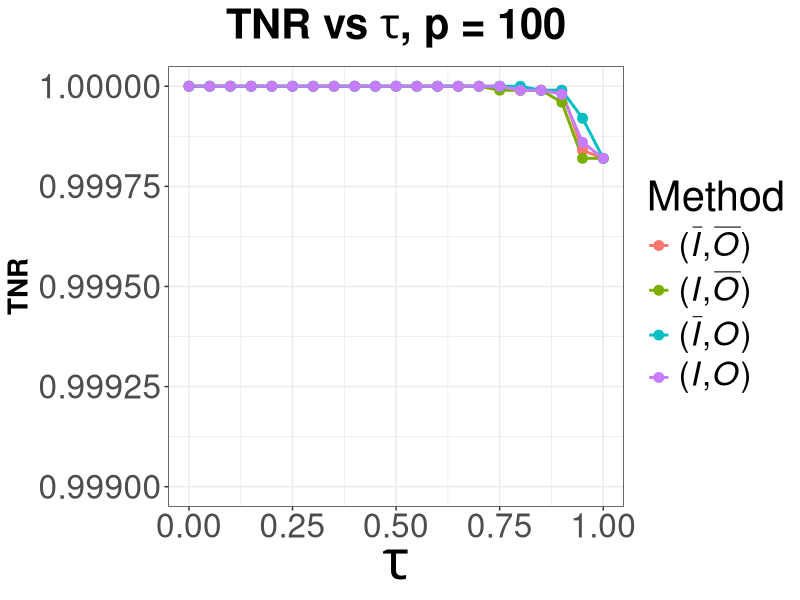
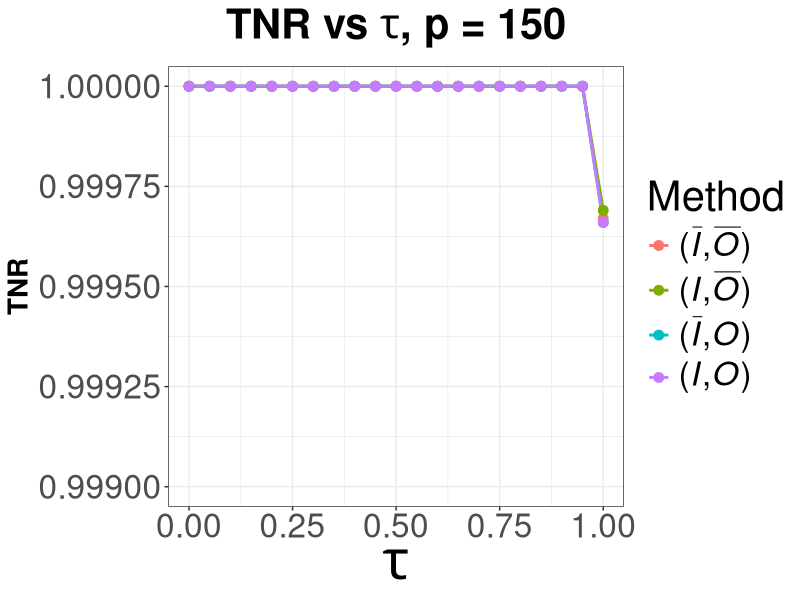
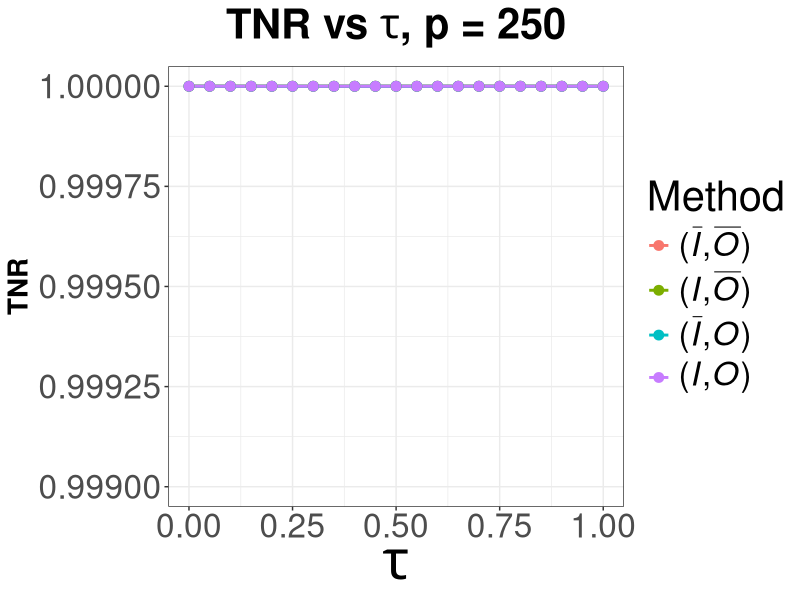

Write R code to recreate these figures, in order.
# SPDX-FileCopyrightText: 2006-2025 Knut Reinert & Freie Universität Berlin
# SPDX-FileCopyrightText: 2016-2025 Knut Reinert & MPI für molekulare Genetik
# SPDX-License-Identifier: BSD-3-Clause

library(ggplot2)
library(reshape2)

tau <- c(0.0, 0.05, 0.1, 0.15, 0.2, 0.25, 0.3, 0.35, 0.4, 0.45, 0.5, 0.55, 0.6, 0.65, 0.7, 0.75, 0.8, 0.85, 0.9, 0.95, 1.0)

#######################################################################################################################
# p = 100
#######################################################################################################################

simple <- c(1.0, 1.0, 1.0, 1.0, 1.0, 1.0, 1.0, 1.0, 1.0, 1.0, 1.0, 1.0, 1.0, 1.0, 1.0, 1.0, 0.99999, 0.99999, 0.99999, 0.99984, 0.99982)
indirect <- c(1.0, 1.0, 1.0, 1.0, 1.0, 1.0, 1.0, 1.0, 1.0, 1.0, 1.0, 1.0, 1.0, 1.0, 1.0, 0.99999, 0.99999, 0.99999, 0.99996, 0.99982, 0.99982)
overlapping <- c(1.0, 1.0, 1.0, 1.0, 1.0, 1.0, 1.0, 1.0, 1.0, 1.0, 1.0, 1.0, 1.0, 1.0, 1.0, 1.0, 1.0, 0.99999, 0.99999, 0.99992, 0.99982)
indirect_overlapping <- c(1.0, 1.0, 1.0, 1.0, 1.0, 1.0, 1.0, 1.0, 1.0, 1.0, 1.0, 1.0, 1.0, 1.0, 1.0, 1.0, 0.99999, 0.99999, 0.99998, 0.99986, 0.99982)

df <- data.frame(tau, simple, indirect, overlapping, indirect_overlapping)
colnames(df) <- c("tau", "Simple", "Indirect", "Overlap", "Both")
df2 <- melt(df, id = "tau", variable.name="Method")

tnr1 <- ggplot(df2, aes(x = tau, y = value, color = Method)) +
  geom_line(size = 1) +
  geom_point(size = 3) +
  ylim(0.999, 1) +
  labs(title=expression(bold("TNR vs "*tau*", p = 100")),
       x =expression(tau),
       y ="TNR") +
  scale_colour_discrete(name = "Method", labels =c(expression("("*bar(italic("I"))*","*bar(italic("O"))*")"),
                                                   expression("("*italic("I")*","*bar(italic("O"))*")"),
                                                   expression("("*bar(italic("I"))*","*italic("O")*")"),
                                                   expression("("*italic("I")*","*italic("O")*")"))) +
  theme_bw() +
  theme(text = element_text(size=30),
        plot.title = element_text(size=30, face="bold", hjust = 0.5),
        axis.title.x = element_text(size=40, face="bold"),
        axis.title.y = element_text(size=20, face="bold"),
        legend.text.align = 0)

#######################################################################################################################
# p = 150
#######################################################################################################################

simple <- c(1.0, 1.0, 1.0, 1.0, 1.0, 1.0, 1.0, 1.0, 1.0, 1.0, 1.0, 1.0, 1.0, 1.0, 1.0, 1.0, 1.0, 1.0, 1.0, 1.0, 0.99967)
indirect <- c(1.0, 1.0, 1.0, 1.0, 1.0, 1.0, 1.0, 1.0, 1.0, 1.0, 1.0, 1.0, 1.0, 1.0, 1.0, 1.0, 1.0, 1.0, 1.0, 1.0, 0.99969)
overlapping <- c(1.0, 1.0, 1.0, 1.0, 1.0, 1.0, 1.0, 1.0, 1.0, 1.0, 1.0, 1.0, 1.0, 1.0, 1.0, 1.0, 1.0, 1.0, 1.0, 1.0, 0.99966)
indirect_overlapping <- c(1.0, 1.0, 1.0, 1.0, 1.0, 1.0, 1.0, 1.0, 1.0, 1.0, 1.0, 1.0, 1.0, 1.0, 1.0, 1.0, 1.0, 1.0, 1.0, 1.0, 0.99966)

df <- data.frame(tau, simple, indirect, overlapping, indirect_overlapping)
colnames(df) <- c("tau", "Simple", "Indirect", "Overlap", "Both")
df2 <- melt(df, id = "tau", variable.name="Method")

tnr2 <- ggplot(df2, aes(x = tau, y = value, color = Method)) +
  geom_line(size = 1) +
  geom_point(size = 3) +
  ylim(0.999, 1) +
  labs(title=expression(bold("TNR vs "*tau*", p = 150")),
       x =expression(tau),
       y ="TNR") +
  scale_colour_discrete(name = "Method", labels =c(expression("("*bar(italic("I"))*","*bar(italic("O"))*")"),
                                                   expression("("*italic("I")*","*bar(italic("O"))*")"),
                                                   expression("("*bar(italic("I"))*","*italic("O")*")"),
                                                   expression("("*italic("I")*","*italic("O")*")"))) +
  theme_bw() +
  theme(text = element_text(size=30),
        plot.title = element_text(size=30, face="bold", hjust = 0.5),
        axis.title.x = element_text(size=40, face="bold"),
        axis.title.y = element_text(size=20, face="bold"),
        legend.text.align = 0)

#######################################################################################################################
# p = 250
#######################################################################################################################

simple <- c(1.0, 1.0, 1.0, 1.0, 1.0, 1.0, 1.0, 1.0, 1.0, 1.0, 1.0, 1.0, 1.0, 1.0, 1.0, 1.0, 1.0, 1.0, 1.0, 1.0, 1.0)
indirect <- c(1.0, 1.0, 1.0, 1.0, 1.0, 1.0, 1.0, 1.0, 1.0, 1.0, 1.0, 1.0, 1.0, 1.0, 1.0, 1.0, 1.0, 1.0, 1.0, 1.0, 1.0)
overlapping <- c(1.0, 1.0, 1.0, 1.0, 1.0, 1.0, 1.0, 1.0, 1.0, 1.0, 1.0, 1.0, 1.0, 1.0, 1.0, 1.0, 1.0, 1.0, 1.0, 1.0, 1.0)
indirect_overlapping <- c(1.0, 1.0, 1.0, 1.0, 1.0, 1.0, 1.0, 1.0, 1.0, 1.0, 1.0, 1.0, 1.0, 1.0, 1.0, 1.0, 1.0, 1.0, 1.0, 1.0, 1.0)

df <- data.frame(tau, simple, indirect, overlapping, indirect_overlapping)
colnames(df) <- c("tau", "Simple", "Indirect", "Overlap", "Both")
df2 <- melt(df, id = "tau", variable.name="Method")

tnr3 <- ggplot(df2, aes(x = tau, y = value, color = Method)) +
  geom_line(size = 1) +
  geom_point(size = 3) +
  ylim(0.999, 1) +
  labs(title=expression(bold("TNR vs "*tau*", p = 250")),
       x =expression(tau),
       y ="TNR") +
  scale_colour_discrete(name = "Method", labels =c(expression("("*bar(italic("I"))*","*bar(italic("O"))*")"),
                                                   expression("("*italic("I")*","*bar(italic("O"))*")"),
                                                   expression("("*bar(italic("I"))*","*italic("O")*")"),
                                                   expression("("*italic("I")*","*italic("O")*")"))) +
  theme_bw() +
  theme(text = element_text(size=30),
        plot.title = element_text(size=30, face="bold", hjust = 0.5),
        axis.title.x = element_text(size=40, face="bold"),
        axis.title.y = element_text(size=20, face="bold"),
        legend.text.align = 0)

#######################################################################################################################
# Save plots
#######################################################################################################################

ggsave(file="<DIR>/tnr_100.svg", plot=tnr1, width=16, height=9)
ggsave(file="<DIR>/tnr_150.svg", plot=tnr2, width=16, height=9)
ggsave(file="<DIR>/tnr_250.svg", plot=tnr3, width=16, height=9)
